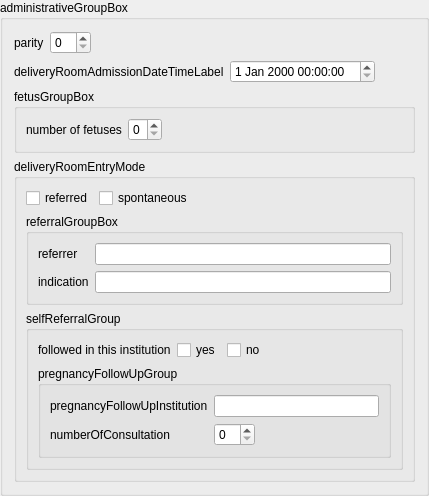
    <widget class="QGroupBox" name="administrativeGroupBox">
     <property name="title">
      <string>administrativeGroupBox</string>
     </property>
     <layout class="QVBoxLayout" name="verticalLayout_5">
      <item>
       <layout class="QHBoxLayout" name="horizontalLayout_5">
        <item>
         <widget class="QLabel" name="parityLabel">
          <property name="text">
           <string>parity</string>
          </property>
         </widget>
        </item>
        <item>
         <widget class="QSpinBox" name="paritySpinBox"/>
        </item>
        <item>
         <spacer name="horizontalSpacer_15">
          <property name="orientation">
           <enum>Qt::Horizontal</enum>
          </property>
          <property name="sizeHint" stdset="0">
           <size>
            <width>40</width>
            <height>20</height>
           </size>
          </property>
         </spacer>
        </item>
       </layout>
      </item>
      <item>
       <layout class="QHBoxLayout" name="horizontalLayout_3">
        <item>
         <widget class="QLabel" name="deliveryRoomAdmissionDateTimeLabel">
          <property name="text">
           <string>deliveryRoomAdmissionDateTimeLabel</string>
          </property>
         </widget>
        </item>
        <item>
         <widget class="QDateTimeEdit" name="deliveryRoomAdmissionDateTimeEdit">
          <property name="calendarPopup">
           <bool>false</bool>
          </property>
         </widget>
        </item>
        <item>
         <spacer name="horizontalSpacer_16">
          <property name="orientation">
           <enum>Qt::Horizontal</enum>
          </property>
          <property name="sizeHint" stdset="0">
           <size>
            <width>40</width>
            <height>20</height>
           </size>
          </property>
         </spacer>
        </item>
       </layout>
      </item>
      <item>
       <widget class="QGroupBox" name="fetusGroupBox">
        <property name="title">
         <string>fetusGroupBox</string>
        </property>
        <layout class="QGridLayout" name="gridLayout_6">
         <item row="0" column="0">
          <widget class="QLabel" name="fetusNumberLabel">
           <property name="text">
            <string>number of fetuses</string>
           </property>
          </widget>
         </item>
         <item row="0" column="1">
          <widget class="QSpinBox" name="fetusNumberSpinBox">
           <property name="minimum">
            <number>0</number>
           </property>
           <property name="maximum">
            <number>6</number>
           </property>
           <property name="value">
            <number>0</number>
           </property>
          </widget>
         </item>
         <item row="0" column="2">
          <spacer name="horizontalSpacer_11">
           <property name="orientation">
            <enum>Qt::Horizontal</enum>
           </property>
           <property name="sizeHint" stdset="0">
            <size>
             <width>40</width>
             <height>20</height>
            </size>
           </property>
          </spacer>
         </item>
        </layout>
       </widget>
      </item>
      <item>
       <widget class="QGroupBox" name="deliveryRoomEntryModeGroupBox">
        <property name="title">
         <string>deliveryRoomEntryMode</string>
        </property>
        <layout class="QVBoxLayout" name="verticalLayout_4">
         <item>
          <layout class="QHBoxLayout" name="horizontalLayout">
           <item>
            <widget class="QCheckBox" name="entryModeReferredCheckBox">
             <property name="text">
              <string>referred</string>
             </property>
            </widget>
           </item>
           <item>
            <widget class="QCheckBox" name="entryModeSpontaneousCheckBox">
             <property name="text">
              <string>spontaneous</string>
             </property>
            </widget>
           </item>
           <item>
            <spacer name="horizontalSpacer_2">
             <property name="orientation">
              <enum>Qt::Horizontal</enum>
             </property>
             <property name="sizeHint" stdset="0">
              <size>
               <width>40</width>
               <height>20</height>
              </size>
             </property>
            </spacer>
           </item>
          </layout>
         </item>
         <item>
          <widget class="QGroupBox" name="referralGroupBox">
           <property name="enabled">
            <bool>true</bool>
           </property>
           <property name="title">
            <string>referralGroupBox</string>
           </property>
           <layout class="QVBoxLayout" name="verticalLayout_3">
            <item>
             <layout class="QGridLayout" name="gridLayout_2">
              <item row="0" column="0">
               <widget class="QLabel" name="referrerLabel">
                <property name="text">
                 <string>referrer</string>
                </property>
               </widget>
              </item>
              <item row="0" column="1">
               <widget class="QLineEdit" name="referrerLineEdit"/>
              </item>
              <item row="1" column="0">
               <widget class="QLabel" name="referralIndicationLabel">
                <property name="text">
                 <string>indication</string>
                </property>
               </widget>
              </item>
              <item row="1" column="1">
               <widget class="QLineEdit" name="referralIndicationLineEdit">
                <property name="text">
                 <string/>
                </property>
               </widget>
              </item>
             </layout>
            </item>
           </layout>
          </widget>
         </item>
         <item>
          <widget class="QGroupBox" name="selfReferralGroupBox">
           <property name="title">
            <string>selfReferralGroup</string>
           </property>
           <layout class="QVBoxLayout" name="verticalLayout_2">
            <item>
             <layout class="QHBoxLayout" name="horizontalLayout_2">
              <item>
               <widget class="QLabel" name="followedInThisInstitutionLabel">
                <property name="text">
                 <string>followed in this institution</string>
                </property>
               </widget>
              </item>
              <item>
               <widget class="QCheckBox" name="followedInThisInstitutionCheckBox">
                <property name="text">
                 <string>yes</string>
                </property>
               </widget>
              </item>
              <item>
               <widget class="QCheckBox" name="notFollowedInThisInstitutionCheckBox">
                <property name="text">
                 <string>no</string>
                </property>
               </widget>
              </item>
              <item>
               <spacer name="horizontalSpacer_3">
                <property name="orientation">
                 <enum>Qt::Horizontal</enum>
                </property>
                <property name="sizeHint" stdset="0">
                 <size>
                  <width>40</width>
                  <height>20</height>
                 </size>
                </property>
               </spacer>
              </item>
             </layout>
            </item>
            <item>
             <widget class="QGroupBox" name="pregnancyFollowUpGroupBox">
              <property name="title">
               <string>pregnancyFollowUpGroup</string>
              </property>
              <layout class="QVBoxLayout" name="verticalLayout">
               <item>
                <layout class="QGridLayout" name="gridLayout">
                 <item row="0" column="0">
                  <widget class="QLabel" name="pregnancyFollowUpInstitutionLabel">
                   <property name="text">
                    <string>pregnancyFollowUpInstitution</string>
                   </property>
                  </widget>
                 </item>
                 <item row="0" column="1" colspan="2">
                  <widget class="QLineEdit" name="pregnancyFollowUpInstitutionLineEdit"/>
                 </item>
                 <item row="1" column="0">
                  <widget class="QLabel" name="numberOfConsultationLabel">
                   <property name="text">
                    <string>numberOfConsultation</string>
                   </property>
                  </widget>
                 </item>
                 <item row="1" column="1">
                  <widget class="QSpinBox" name="numberOfConsultationSpinBox"/>
                 </item>
                 <item row="1" column="2">
                  <spacer name="horizontalSpacer">
                   <property name="orientation">
                    <enum>Qt::Horizontal</enum>
                   </property>
                   <property name="sizeHint" stdset="0">
                    <size>
                     <width>48</width>
                     <height>20</height>
                    </size>
                   </property>
                  </spacer>
                 </item>
                </layout>
               </item>
              </layout>
             </widget>
            </item>
           </layout>
          </widget>
         </item>
        </layout>
       </widget>
      </item>
     </layout>
    </widget>
